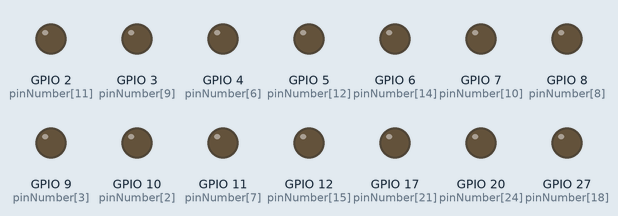
Bench run of a program on a simulated Raspberry Pi (BCM pin numbers). Shown: output pins drawn as LEDs (lit = HIGH). Web requests get an empty 200 reply after 0.4 s; threads take turns every 2 ms; the clock reads 2024-03-15 10:24:30 at power-on unless the program sets it; pins used as bus, display or sensor lines are not drawn; what the program prints to the terminal is not drawn.

Above: at 0.59 s.
Timing chart, 0 to 4.9 s (numbered marks = the images above):
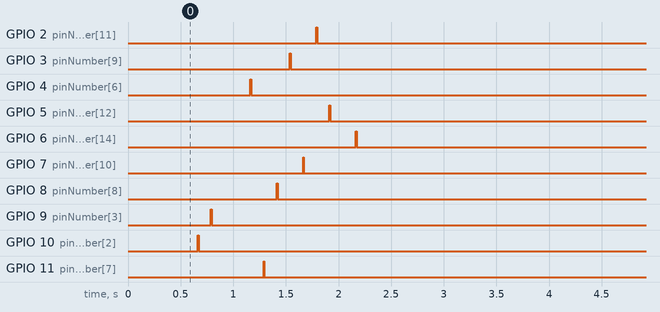

The program:

player.py
```python
#!/usr/bin/python3
"""
Copyright 2019 Neil Fraser

Licensed under the Apache License, Version 2.0 (the "License");
you may not use this file except in compliance with the License.
You may obtain a copy of the License at

  http://www.apache.org/licenses/LICENSE-2.0

Unless required by applicable law or agreed to in writing, software
distributed under the License is distributed on an "AS IS" BASIS,
WITHOUT WARRANTIES OR CONDITIONS OF ANY KIND, either express or implied.
See the License for the specific language governing permissions and
limitations under the License.
"""

"""Fetch tune from server, and play it.
"""

import json
import pigpio
import signal
import sys
import threading
import time
import requests

FETCH_URL = "https://neil.fraser.name/scripts/glockenspiel/fetch.py"

# Strike time for hammer in seconds.
STRIKE_TIME = 8 / 1000.0

# Map of MIDI note values to GPIO pin number.
PINOUT = {
  81:  24,  # A5
  82:  15,  # Bb5
  83:  10,  # B5
  84:  9,   # C6
  85:  14,  # Db6
  86:  25,  # D6
  87:  4,   # Eb6
  88:  11,  # E6
  89:  8,   # F6
  90:  3,   # Gb6
  91:  7,   # G6
  92:  2,   # Ab6
  93:  5,   # A6
  94:  23,  # Bb6
  95:  6,   # B6
  96:  12,  # C7
  97:  22,  # Db7
  98:  13,  # D7
  99:  27,  # Eb7
  100: 19,  # E7
  101: 16,  # F7
  102: 17,  # Gb7
  103: 26,  # G7
  104: 18,  # Ab7
  105: 20   # A7
}

# GPIO pin number of reset button/LED.
RESET_PIN = 21

# Global variable used to pass parsed JSON from the fetch loop
# to the play thread.
new_data = None


class PlayForever(threading.Thread):
  """
  Runs in a separate thread.
  """
  def __init__(self):
    threading.Thread.__init__(self)
    self.pi = pigpio.pi()
    for pinNumber in PINOUT.values():
      self.pi.set_mode(pinNumber, pigpio.OUTPUT)
      self.pi.write(pinNumber, 0)
    self.pi.set_mode(RESET_PIN, pigpio.OUTPUT)
    signal.signal(signal.SIGINT, self.shutdown)

  def run(self):
    global new_data
    stream = None
    stream_index = 0
    pause_remaining = 0
    while(True):
      if new_data:
        if stream:
          print("Interrupting current tune.\n")
          # Insert a pause between the old tune and the new one.
          time.sleep(1)

        print("Got new tune: %s\n" % new_data)
        # Convert tempo from referencing 1/4 note to referencing 1/32 note.
        tempo = (new_data["tempo"] / 8.0) / 1000.0
        stream = new_data["stream"]
        new_data = None
        stream_index = 0
        pause_remaining = 0

        # Number of 1/32nds notes since the start.
        clock32nds = 0
        # Time of start of execution in seconds.
        startTime = time.time()
        # Turn on the reset LED.
        self.pi.set_mode(RESET_PIN, pigpio.OUTPUT)
        self.pi.write(RESET_PIN, 1)

      if stream and stream_index >= len(stream):
        # Turn off the reset LED.
        self.pi.write(RESET_PIN, 0)
        print("Finished playing tune.  Waiting for next tune.\n")
        stream = None

      if stream == None:
        # Just waiting for next tune to arrive.
        time.sleep(1)
        continue

      # Switch the reset GPIO pin from LED to button for a moment.
      # If pressed, terminate the tune.
      self.pi.set_mode(RESET_PIN, pigpio.INPUT)
      if self.pi.read(RESET_PIN):
        print("Tune manually terminated with local reset button.\n")
        stream = None
        continue
      self.pi.set_mode(RESET_PIN, pigpio.OUTPUT)

      if pause_remaining > 0:
        # Keep waiting for the right time for the next note.
        pause_remaining -= 1
        clock32nds += 1
        s = (startTime + clock32nds * tempo) - time.time()
        if (s > 0):
          time.sleep(s)
        continue

      # Read the next item off the stream.
      datum = stream[stream_index]
      stream_index += 1

      if type(datum) == float:
        # New pause.
        pause_remaining = datum * 32
      elif type(datum) == list:
        for note in datum:
          if note in PINOUT:
            self.pi.write(PINOUT[note], 1)
          else:
            print("Skipping invalid note: %s\n" % note)
        time.sleep(STRIKE_TIME)
        for note in datum:
          if note in PINOUT:
            self.pi.write(PINOUT[note], 0)

  def shutdown(self, sig, frame):
    # Gracefully shutdown without spewing traceback.
    # Turn off any powered solenoids.
    print("Shutting down.\n")
    for pinNumber in PINOUT.values():
      self.pi.write(pinNumber, 0)
    self.pi.set_mode(RESET_PIN, pigpio.OUTPUT)
    self.pi.write(RESET_PIN, 0)
    sys.exit(0)


def startup():
  # On start up, play the entire scale.
  global new_data
  stream = []
  for midi in PINOUT.keys():
    stream.append([midi])
    stream.append(1/4)
  new_data = {"tempo": 125, "stream": stream}
  time.sleep(5)


def fetch():
  # Check to see if there's a new tune waiting on server.
  # Return True if successfully connected, false if network fail.
  global new_data, last_status_time
  try:
    text = requests.get(FETCH_URL, timeout=60).text
  except Exception as e:
    print("Failure to fetch: %s\n" % e)
    last_status_time = time.time()
    return False
  if text.strip():
    try:
      unvalidated_data = json.loads(text)
      new_data = validateData(unvalidated_data)
      last_status_time = time.time()
    except Exception as e:
      print("Invalid JSON: %s\n" % e)
      last_status_time = time.time()
      return False
  elif last_status_time + 60 < time.time():
    # Print an "I'm still alive" message once a minute.
    last_status_time = time.time()
    print("Still waiting for next tune.\n")
  return True


def validateData(unvalidated_data):
  # Ensure stream is valid, and normalize repeated content.
  if "tempo" in unvalidated_data:
    validated_tempo = float(unvalidated_data["tempo"])
  else:
    validated_tempo = 375  # Default speed.
  assert 125 <= validated_tempo <= 625, "Tempo out of bounds"

  unvalidated_stream = unvalidated_data["stream"]
  assert type(unvalidated_stream) == list, "Stream not a list"
  validated_stream = []
  pending_notes = set()
  pending_pause = 0
  # Append a null operation to ensure no remainder when loop exits.
  unvalidated_stream.append(None)
  for datum in unvalidated_stream:
    if type(datum) == list or datum == None:
      if datum != None and len(datum) == 0:
        continue
      # Got some new notes.  Append any pending pause.
      if pending_pause > 0:
        assert 1 / 32 <= pending_pause <= 256, "Invalid duration"
        validated_stream.append(pending_pause)
        pending_pause = 0
      if datum != None:
        for note in datum:
          pending_notes.add(int(note))

    if type(datum) == int or type(datum) == float or datum == None:
      if datum != None and datum == 0:
        continue
      # Got a new pause.  Append any pending notes.
      if pending_notes:
        assert len(pending_notes) <= 8, "More than 8 notes at once"
        validated_stream.append(list(pending_notes))
        pending_notes.clear()
      if datum != None:
        pending_pause += float(datum)
  assert len(validated_stream), "Empty stream"
  return {
    "tempo": validated_tempo,
    "stream": validated_stream
  }


# Global variable used for last "I'm still alive" status message.
last_status_time = time.time()

print("Verifing %s is responding..." % FETCH_URL)
if fetch():
  print("Ok")

  f = PlayForever()
  f.daemon = True
  f.start()

  startup()

  print("Watching %s...\n" % FETCH_URL)
  while(True):
    time.sleep(5)
    fetch()

else:
  print('''
Failure to connect.
If you need to configure the wifi, edit this file:
/etc/wpa_supplicant/wpa_supplicant.conf
Note that the Raspberry Pi Zero does not support 5GHz wifi.
''')
```

Measured:
- by itself, GPIO 2 (pinNumber[11]): LOW → HIGH at 1.8 s, → LOW 0.01 s later
- by itself, GPIO 3 (pinNumber[9]): LOW → HIGH at 1.5 s, → LOW 0.01 s later
- by itself, GPIO 4 (pinNumber[6]): LOW → HIGH at 1.2 s, → LOW 0.01 s later
- by itself, GPIO 5 (pinNumber[12]): LOW → HIGH at 1.9 s, → LOW 0.01 s later
- by itself, GPIO 6 (pinNumber[14]): LOW → HIGH at 2.2 s, → LOW 0.01 s later
- by itself, GPIO 7 (pinNumber[10]): LOW → HIGH at 1.7 s, → LOW 0.01 s later
- by itself, GPIO 8 (pinNumber[8]): LOW → HIGH at 1.4 s, → LOW 0.01 s later
- by itself, GPIO 9 (pinNumber[3]): LOW → HIGH at 0.79 s, → LOW 0.01 s later
